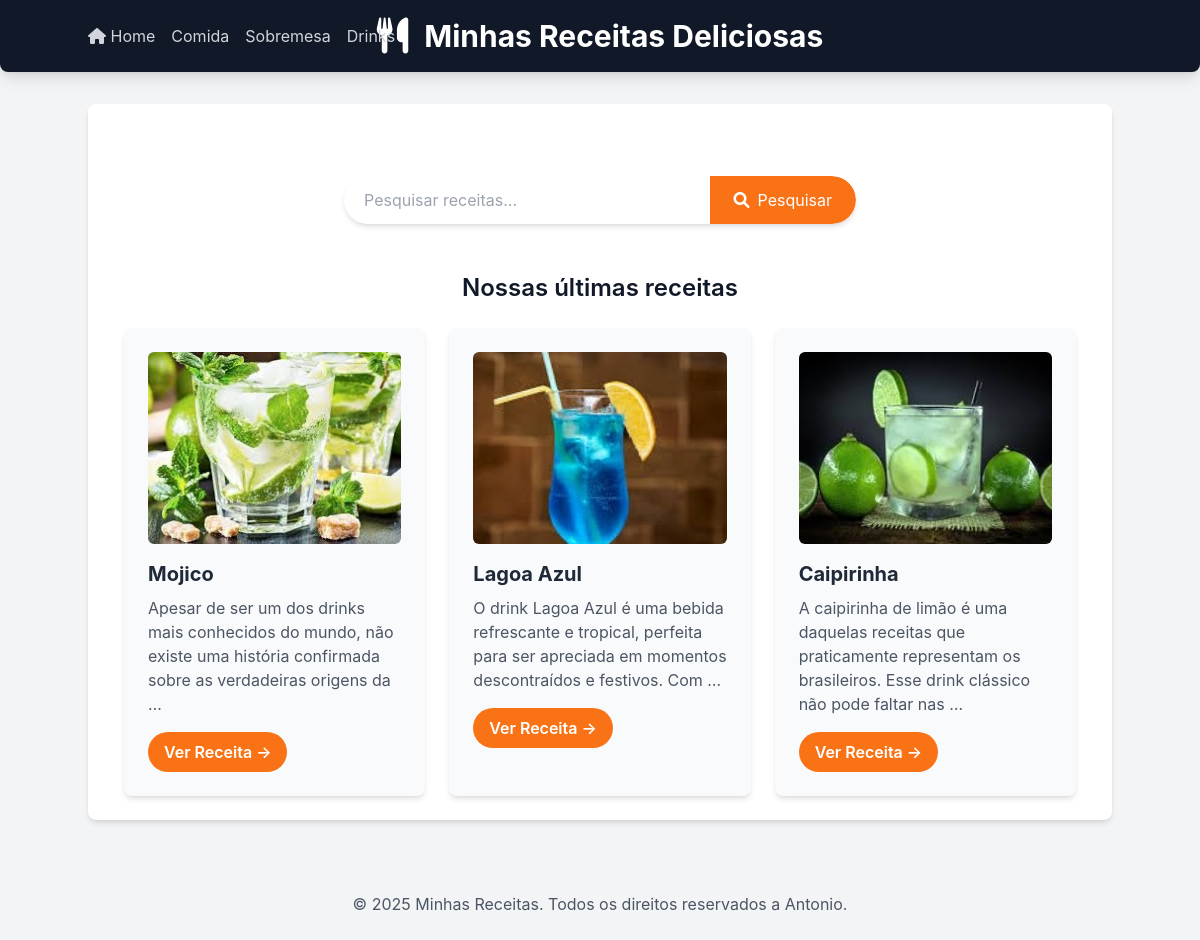
Page /receitas/?categoria=drink on the committed database.
### receitas/models.py (models this page shows, shortened)
class Receita(models.Model):
    CATEGORIAS = [
    ('comida', 'Comida'),
    ('sobremesa', 'Sobremesa'),
    ('drink', 'Drink'),
]
    title = models.CharField("Título",max_length=200)
    description = models.TextField("Descrição")
    ingredients = models.TextField("Ingredientes")
    instructions = models.TextField("Mod de Preparo")
    image = models.ImageField("Imagem",upload_to='receitas_images/', blank=True, null=True)
    categoria = models.CharField("Categoria", max_length=20, choices=CATEGORIAS, default='comida')
    created_at = models.DateTimeField(auto_now_add=True)
    updated_at = models.DateTimeField(auto_now=True)
    class Meta:
        verbose_name = "Receita"
        verbose_name_plural = "Receitas"
        ordering = ['-created_at']# ordena as receitas pela data de criação, da mais recente para a mais antiga

### receitas/views.py (the view)
# urls.py: 2. Add a URL to urlpatterns:  path('', views.home, name='home')
def home(request):
        categoria_slug = request.GET.get('categoria')
        categorias_choices = [choice[0] for choice in Receita.CATEGORIAS]
        if categoria_slug:
            receitas = Receita.objects.filter(categoria=categoria_slug)
            categoria_selecionada = categoria_slug
        else:
            receitas = Receita.objects.all()
            categoria_selecionada = None
        return render(request, 'receitas/home.html', {
            'receitas': receitas,
            'categorias': categorias_choices,
            'categoria_selecionada': categoria_selecionada,})

### receitas/templates/receitas/home.html (shortened to what this page needs)
{%extends 'receitas/base.html' %}
{% block content %}
 <section class="container mx-auto mt-8 p-4 flex justify-center">
    <form method="get" action="{% url 'pesquisar_receitas' %}" class="w-full max-w-lg flex bg-white rounded-full shadow-md overflow-hidden">
        <input
            type="text"
            name="q"
            placeholder="Pesquisar receitas..."
            class="flex-grow p-3 text-gray-700 focus:outline-none focus:ring-2 focus:ring-orange-500 rounded-l-full pl-5">
        <button type="submit" class="bg-orange-500 hover:bg-orange-600 text-white p-3 px-6 py-2 rounded-r-full  transition duration-300 ease-in-out flex items-center justify-center">
            <i class="fas fa-search mr-2"></i> Pesquisar
        </button>
    </form>
</section>
    <h2 class="text-2xl font-semibold mb-6 text-center mt-8">Nossas últimas receitas</h2>
    <div class="flex flex-wrap justify-center gap-6">
            {% for receita in receitas %}
            <div class="w-full sm:w-[calc(50%-1.5rem)] lg:w-[calc(33.333%-1.5rem)] bg-gray-50 p-6 rounded-lg shadow-md hover:shadow-lg transition-shadow duration-300 ease-in-out">
                {% if receita.image %}
                <img src="{{ receita.image.url }}" alt="Imagem de {{ receita.title }}" class="w-full h-48 object-cover rounded-md mb-4">
                {% endif %}
                <h3 class="text-xl font-bold mb-2 text-gray-800">{{ receita.title }}</h3>
                <p class="text-gray-600 mb-4">{{ receita.description|truncatewords:20}}</p>
                <a href="{% url 'receita_detail' receita.id %}" class="inline-block bg-orange-500 hover:bg-orange-600 text-white font-semibold py-2 px-4
                rounded-full transition-colors duration-300">
                Ver Receita &rarr;
                </a>
            </div>
                {% empty %}
                <p class="text-center text-gray-500 col-span-full">Nenhuma receita encontrada</p>
            {% endfor %}
    </div>
        {% endblock %}

### receitas/templates/receitas/base.html (style rules this page uses)
body { font-family: 'Inter', sans-serif; }

### rows in the picture
Receita: image (picture), title "Mojico", description "Apesar de ser um dos drinks mais conhecidos do mundo, não existe uma história confirmada sobre as verdadeiras origens da …"
Receita: image (picture), title "Lagoa Azul", description "O drink Lagoa Azul é uma bebida refrescante e tropical, perfeita para ser apreciada em momentos descontraídos e festivos. Com …"
Receita: image (picture), title "Caipirinha", description "A caipirinha de limão é uma daquelas receitas que praticamente representam os brasileiros. Esse drink clássico não pode faltar nas …"
